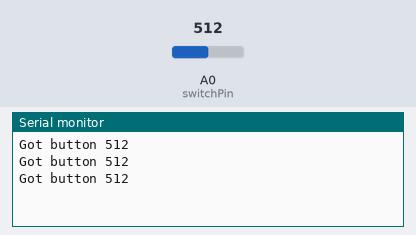
Bench run of a sketch on a simulated Arduino Uno, built with avr-gcc and run on an emulated ATmega328P. On the bench: the last lines printed to the serial monitor. The inputs (shaded band) are chosen by the test bench; at power-on: A0 (switchPin) = 512.

Above: at 1.3 s.
1.4 s: A0 (switchPin) set to 716
At 1.9 s:
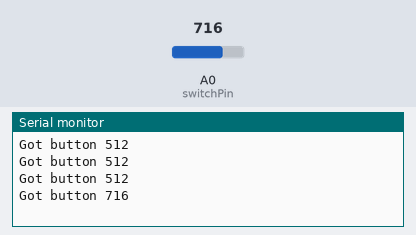
2.9 s: A0 (switchPin) set to 900
At 3.4 s:
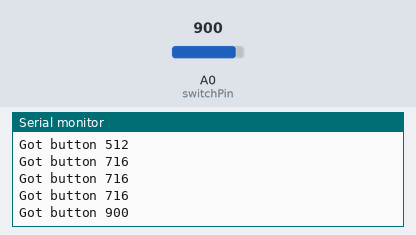
Timing chart, 0 to 5.9 s (numbered marks = the images above; inputs shaded):
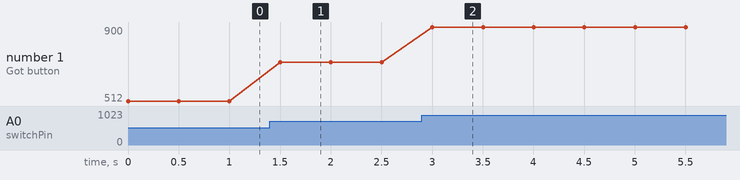

Measured:
- after the input at 1.4 s, the serial monitor: prints a new line after 0.10 s (image 1)
- after the input at 2.9 s, the serial monitor: prints a new line after 0.10 s (image 2)
- plotted number 1: 512 → 716 after the input at 1.4 s, 716 → 900 after the input at 2.9 s

The sketch:

resistive_switch.ino
```cpp
/*
* Test of reading multiple switches arranged as a resistive divider.
*
* Analog input reads value of point between two resistors; 15k to 5+
* and several values to ground. These values were picked such that the
* maximum errors associated with 10% variance in each resistor would
* still not overlap. The cutoffs are the values between the upper range
* of one worst case high value for one pair and the worst case low value
* for the next pair.
*
* See jjw1-169
* Online spreadsheet "resistive_divider_values_significant_other"
*/

const int switchPin = 0; // read analog pin zero
const int debounceTime = 20; //milliseconds for debounce to stabilize

void setup() {

  Serial.begin(9600);

}

void loop() {
 int btn = getBtn();
 if (btn != 0) {
   Serial.print("Got button ");
   Serial.println(btn);
   delay(500);
 }
}

int getBtn() {

  int val = 0;
  int pressed = 0;

  val = analogRead(switchPin);
  if (val < 1000) {
  //  if (val > 714) return 1;
  //  else if (val > 582) return 2;
  //  else if (val > 433) return 3;
  //  else return 4;
  return val;
  }
  else return 0;

}
```
